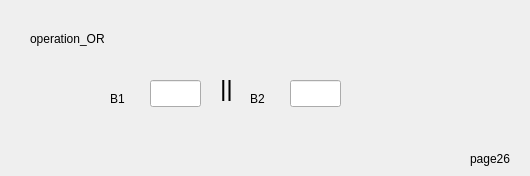
   <widget class="QWidget" name="page_27">
    <widget class="QLineEdit" name="lineEdit_55">
     <property name="geometry">
      <rect>
       <x>150</x>
       <y>80</y>
       <width>51</width>
       <height>27</height>
      </rect>
     </property>
    </widget>
    <widget class="QLabel" name="label_121">
     <property name="geometry">
      <rect>
       <x>470</x>
       <y>150</y>
       <width>51</width>
       <height>17</height>
      </rect>
     </property>
     <property name="text">
      <string>page26</string>
     </property>
    </widget>
    <widget class="QLabel" name="label_122">
     <property name="geometry">
      <rect>
       <x>30</x>
       <y>30</y>
       <width>121</width>
       <height>17</height>
      </rect>
     </property>
     <property name="text">
      <string>operation_OR</string>
     </property>
    </widget>
    <widget class="QLabel" name="label_123">
     <property name="geometry">
      <rect>
       <x>220</x>
       <y>80</y>
       <width>41</width>
       <height>21</height>
      </rect>
     </property>
     <property name="font">
      <font>
       <pointsize>19</pointsize>
      </font>
     </property>
     <property name="text">
      <string>||</string>
     </property>
    </widget>
    <widget class="QLabel" name="label_124">
     <property name="geometry">
      <rect>
       <x>110</x>
       <y>90</y>
       <width>41</width>
       <height>17</height>
      </rect>
     </property>
     <property name="text">
      <string>B1</string>
     </property>
    </widget>
    <widget class="QLabel" name="label_125">
     <property name="geometry">
      <rect>
       <x>250</x>
       <y>90</y>
       <width>41</width>
       <height>17</height>
      </rect>
     </property>
     <property name="text">
      <string>B2</string>
     </property>
    </widget>
    <widget class="QLineEdit" name="lineEdit_56">
     <property name="geometry">
      <rect>
       <x>290</x>
       <y>80</y>
       <width>51</width>
       <height>27</height>
      </rect>
     </property>
    </widget>
   </widget>
